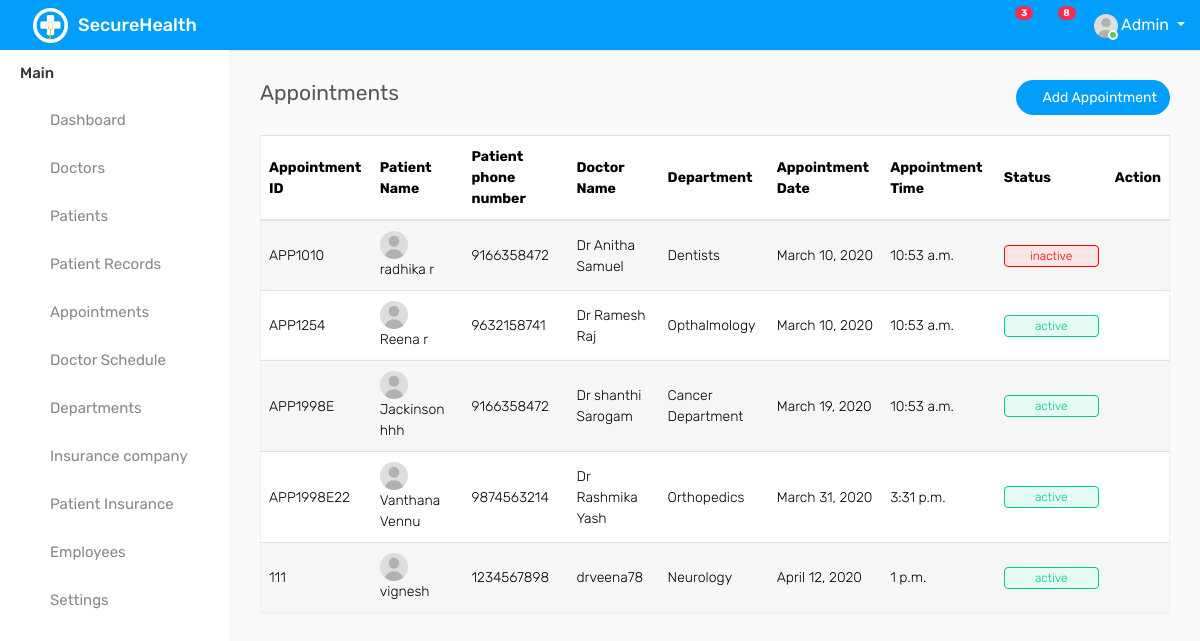
Screenshot of /appointment (signed in) with the database file from the repository.
### secureHealth/models.py (models this page shows, shortened)
class appointmentspage(models.Model):
    patient_name = models.CharField(max_length=20)
    appointment_id = models.CharField(max_length=200)
    department = models.CharField(max_length=100)
    doctor = models.CharField(max_length=20)
    date = models.DateField()
    time = models.TimeField()
    patient_phone_number = models.IntegerField()
    patient_email =  models.CharField(max_length = 100)
    message = models.TextField()
    appointment_status = models.CharField(max_length=20)
    hospital_name = models.TextField(default="cm hospital")
    class Meta:
        verbose_name_plural="Appointment Details"

### secureHealth/views.py (the view)
# urls.py: path('appointment',views.appointment,name="appointment"),
def appointment(request):
    hospital = request.session['hospital']
    appointment_details = appointmentspage.objects.filter(hospital_name=hospital)
    return render(request,'secureHealth/appointments.html',{'appointments': appointment_details})

### secureHealth/templates/secureHealth/appointments.html (shortened to what this page needs)
{% extends 'secureHealth/base.html' %}
{% load static %}
{% block content %}
<div class="col-sm-4 col-3">
    <h4 class="page-title">Appointments</h4>
</div>
<div class="col-sm-8 col-9 text-right m-b-20">
    <a href="{% url 'addAppointment' %}" class="btn btn btn-primary btn-rounded float-right"><i class="fa fa-plus"></i> Add Appointment</a>
</div>
</div>
<div class="row">
<div class="col-md-12">
    <div class="table-responsive">
        <table class="table table-striped custom-table">
            <thead>
                <tr>
                    <th>Appointment ID</th>
                    <th>Patient Name</th>
                    <th>Patient phone number</th>
                    <th>Doctor Name</th>
                    <th>Department</th>
                    <th>Appointment Date</th>
                    <th>Appointment Time</th>
                    <th>Status</th>
                    <th class="text-right">Action</th>
                </tr>
            </thead>
            <tbody>
                {% for appointment in appointments %}
                <tr>
                    <td>{{appointment.appointment_id}}</td>
                    <td><img width="28" height="28" src="{% static 'assets2/img/user.jpg' %}" class="rounded-circle m-r-5" alt=""> {{appointment.patient_name}}</td>
                    <td>{{appointment.patient_phone_number}}</td>
                    <td>{{appointment.doctor}}</td>
                    <td>{{appointment.department}}</td>
                    <td>{{appointment.date}}</td>
                    <td>{{appointment.time}}</td>
                    <td>
                        {% if appointment.appointment_status == "active" %}
                            <span class="custom-badge status-green">{{appointment.appointment_status}}</span>
                        {% else %}
                            <span class="custom-badge status-red">{{appointment.appointment_status}}</span>
                        {% endif %}
                    </td>
                    <td class="text-right">
                        <div class="dropdown dropdown-action">
                            <a href="#" class="action-icon dropdown-toggle" data-toggle="dropdown" aria-expanded="false"><i class="fa fa-ellipsis-v"></i></a>
                        </div>
                    </td>
                </tr>
                {% endfor %}
{% endblock %}

### rows the page displays
appointmentspage: appointment_id "APP1010", patient_name "radhika r", patient_phone_number "9166358472", doctor "Dr Anitha Samuel", department "Dentists", date "March 10, 2020", time "10:53 a.m.", appointment_status "inactive"
appointmentspage: appointment_id "APP1254", patient_name "Reena r", patient_phone_number "9632158741", doctor "Dr Ramesh Raj", department "Opthalmology", date "March 10, 2020", time "10:53 a.m.", appointment_status "active"
appointmentspage: appointment_id "APP1998E", patient_name "Jackinson hhh", patient_phone_number "9166358472", doctor "Dr shanthi Sarogam", department "Cancer Department", date "March 19, 2020", time "10:53 a.m.", appointment_status "active"
appointmentspage: appointment_id "APP1998E22", patient_name "Vanthana Vennu", patient_phone_number "9874563214", doctor "Dr Rashmika Yash", department "Orthopedics", date "March 31, 2020", time "3:31 p.m.", appointment_status "active"
appointmentspage: appointment_id "111", patient_name "vignesh", patient_phone_number "1234567898", doctor "drveena78", department "Neurology", date "April 12, 2020", time "1 p.m.", appointment_status "active"
